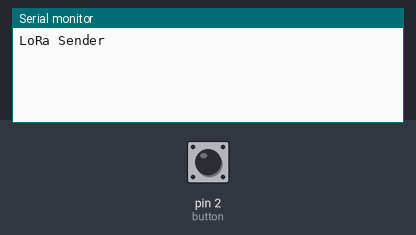
This sketch was run on a simulated Arduino Uno, built with avr-gcc and run on an emulated ATmega328P. On the bench: the last lines printed to the serial monitor. The inputs (shaded band) are chosen by the test bench; at power-on: pin 2 (button) HIGH. No radio packets arrive unless stated.

Above: at 2.2 s.
2.3 s: pin 2 (button) pulled LOW for 0.15 s
At 3.3 s:
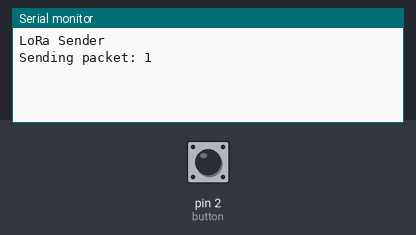
3.9 s: pin 2 (button) pulled LOW for 1 s
At 5.9 s:
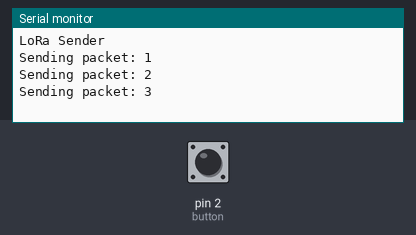
6.4 s: pin 2 (button) pulled LOW for 0.15 s
At 7.6 s:
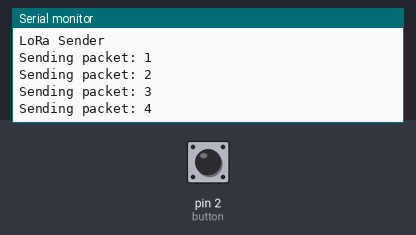
Timing chart, 0 to 9.4 s (numbered marks = the images above; inputs shaded):
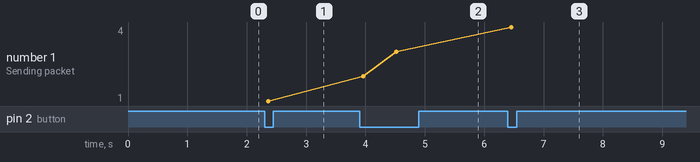

Measured:
- after the input at 2.3 s, the serial monitor: prints a new line after 0.06 s (image 1)
- after the input at 3.9 s, the serial monitor: prints a new line after 0.06 s (image 2)
- after the input at 6.4 s, the serial monitor: prints a new line after 0.06 s (image 3)
- plotted number 1: 1 → 3 after the input at 3.9 s, 3 → 4 after the input at 6.4 s

The sketch:

sender.ino
```cpp
#include <SPI.h>
#include <LoRa.h>

int counter = 0;
int button = 2;
int buttonState;

void setup() {
  pinMode(button, INPUT_PULLUP);
  Serial.begin(9600);

  while (!Serial);
  Serial.println("LoRa Sender");

  if (!LoRa.begin(915E6)) {
    Serial.println("Starting LoRa failed!");
    while (1);
  }

  delay(1000);
}

void loop() {
  buttonState = digitalRead(button);

  if (buttonState == LOW) {
    LoRa.beginPacket();
    LoRa.print("button pressed");
    LoRa.endPacket();

    counter++;

    Serial.print("Sending packet: ");
    Serial.println(counter);
    delay(500);
  }
}
```
